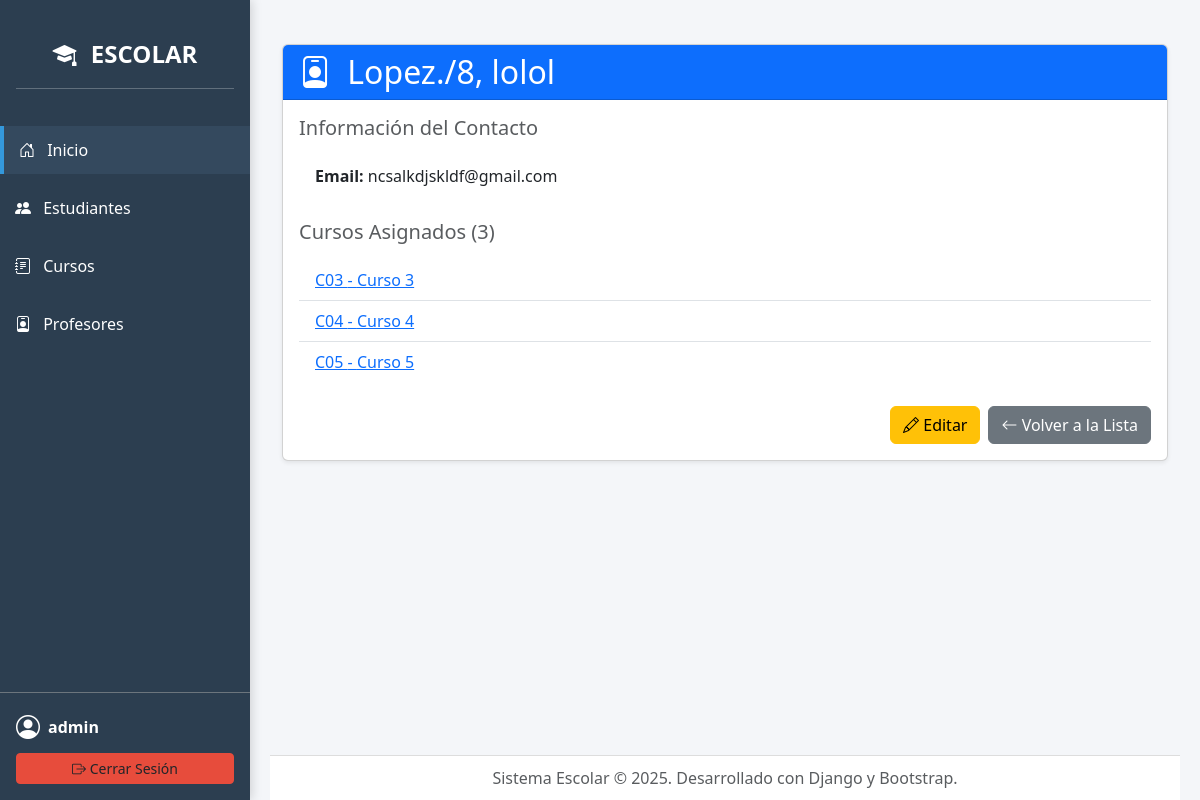
Before: /profesores/1/ (signed in) with the older database file.
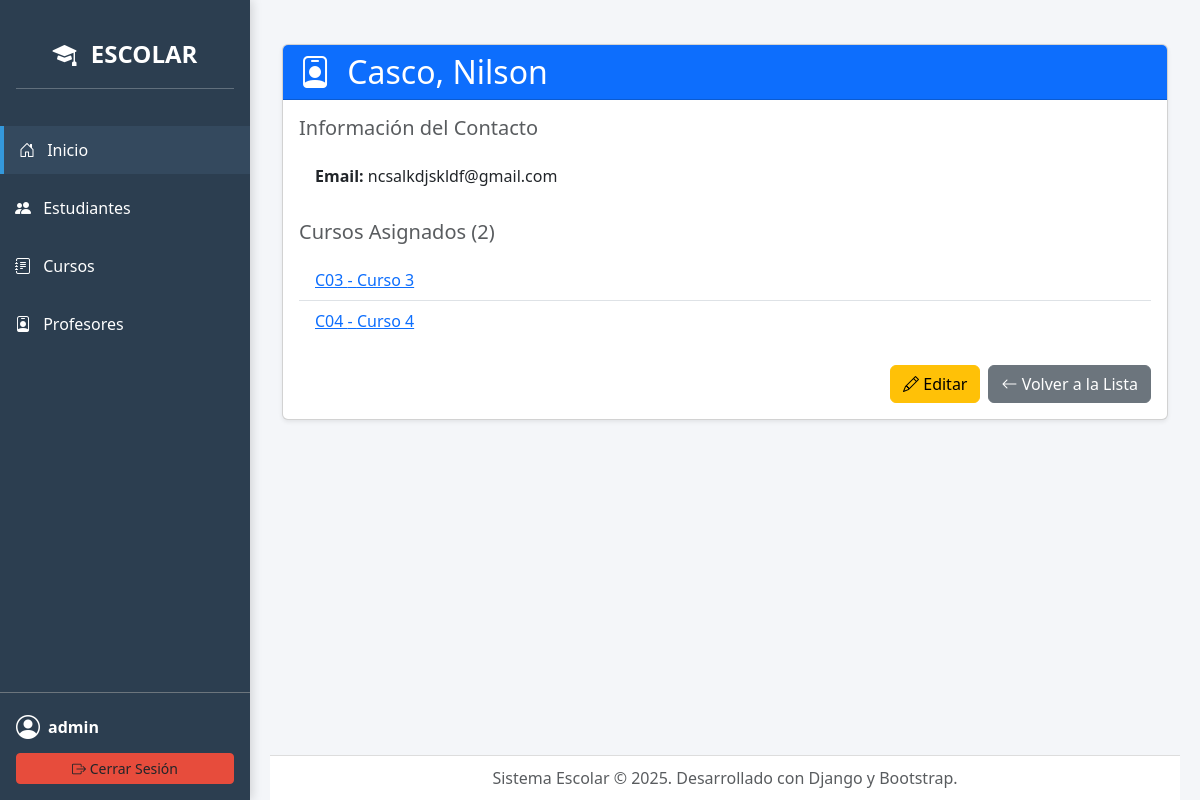
After: the same page with the newer database file.
### core/models.py (models this page shows, shortened)
class Profesor(models.Model):
    nombre = models.CharField(max_length=200)
    apellido = models.CharField(max_length=200, default='(sin apellido)')
    email = models.EmailField(blank=True)
    class Meta:
        verbose_name = "Profesor"
        verbose_name_plural = "Profesores"
        ordering = ['apellido', 'nombre']

class Curso(models.Model):
    codigo = models.CharField(max_length=20, unique=True)
    nombre = models.CharField(max_length=200)
    descripcion = models.TextField(blank=True)
    profesor = models.ForeignKey(Profesor, on_delete=models.SET_NULL, null=True, blank=True)
    class Meta:
        verbose_name = "Curso"
        verbose_name_plural = "Cursos"
        ordering = ['codigo']

### core/views.py (the view)
# urls.py: path('profesores/<int:pk>/', views.ProfesorDetailView.as_view(), name='profesor_detail'),
class ProfesorDetailView(LoginRequiredMixin, DetailView):
    model = Profesor
    template_name = 'profesores/profesor_detail.html'
    def get_queryset(self):
        return super().get_queryset().prefetch_related('curso_set')

### core/templates/profesores/profesor_detail.html (shortened to what this page needs)
{% extends "base.html" %}
{% block content %}
<div class="container mt-4">
    <div class="card shadow-sm">
        <div class="card-header bg-primary text-white">
            <h2 class="mb-0"><i class="bi bi-person-badge me-2"></i> {{ object.apellido }}, {{ object.nombre }}</h2>
        </div>
        <div class="card-body">
            <h5 class="card-title text-muted mb-3">Información del Contacto</h5>
            <ul class="list-group list-group-flush mb-4">
                <li class="list-group-item">
                    <strong>Email:</strong> {{ object.email|default:"No registrado" }}
                </li>
            </ul>
            <h5 class="card-title text-muted mb-3 mt-4">Cursos Asignados ({{ object.curso_set.count }})</h5>
            {% if object.curso_set.all %}
            <ul class="list-group list-group-flush">
                {% for curso in object.curso_set.all %}
                <li class="list-group-item">
                    <a href="{% url 'curso_detail' curso.pk %}">{{ curso.codigo }} - {{ curso.nombre }}</a>
                </li>
                {% endfor %}
            </ul>
            {% else %}
            <p class="text-muted">Este profesor no tiene cursos asignados.</p>
            {% endif %}
            <div class="d-flex justify-content-end mt-4">
                <a class="btn btn-warning me-2" href="{% url 'profesor_edit' object.pk %}">
                    <i class="bi bi-pencil"></i> Editar
                </a>
                <a class="btn btn-secondary" href="{% url 'profesor_list' %}">
                    <i class="bi bi-arrow-left"></i> Volver a la Lista
                </a>
            </div>
        </div>
    </div>
</div>
{% endblock %}

Changed rows visible on the page:
no longer on this page (row edited): Curso: codigo "C05", nombre "Curso 5"
changed Profesor "ncsalkdjskldf@gmail.com": apellido "Lopez./8" → "Casco"; nombre "lolol" → "Nilson"; curso_set.count "3" → "2"
